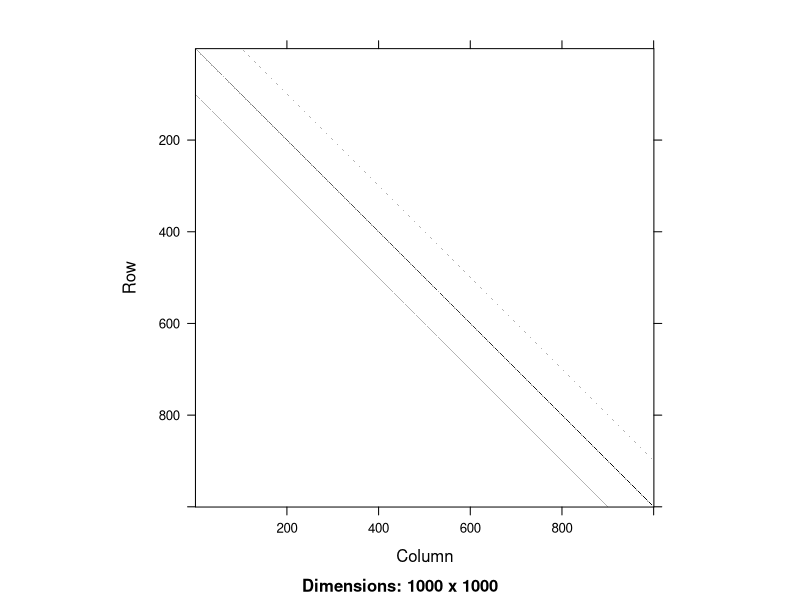

Here is the R script that generated this plot:
## ---- chunk 1
require(Matrix)
require(jpeg)
set.seed(365)
## ---- chunk 2
# Vector norm
vnorm = function(v,p=2) { 
  if ( p =="I") {
    return(max(abs(v)))
  }
  else {
    return(sum(abs(v)^p)^(1/p))
  }
}
## ---- chunk 3
# Solves Ax = b iteratively using the Jacobi Method
# m is the maximum number of iterations: default m = 25
# p is the p value of the matrix norm
# tol is the stopping tolerance (using the relative residual norm on the backward error)
jacobi = function(A,b,m=25,x = rep(0,n),p=2,tol=0.5*10^(-6),history=FALSE) {
  n = length(b)
  if (history) {
    hist = matrix(NA,nrow=length(b),ncol=(m+1))
    hist[,1] = x
  }
  d = diag(A)
  R = A
  R[cbind((1:n),(1:n))] = 0  # allows for r to be sparse  
  steps=0
  for (j in 1:m) {
    x = (b - R %*% x)/d 
    steps = steps+1
    if (history) {hist[,(j+1)] = as.matrix(x)}
    if (vnorm(b-A%*%x,p) <= vnorm(b,p)*tol) break 
  }
  if (history) return(list(x=x,iterations=steps,history = hist[,1:(steps+1)]))
  else return(list(x=x,steps=steps))
}
## ---- chunk 4
GaussSeidel = function(A,b,m=25,x = rep(0,n),p=2,tol=0.5*10^(-6),history=FALSE) {
  n = length(b)
  if (history) {
    hist = matrix(NA,nrow=length(b),ncol=(m+1))
    hist[,1] = x
  }
  d = diag(A)
  L = A
  U = A
  U[lower.tri(A,diag=TRUE)] = 0  # U is the upper triangular part of A
  L[upper.tri(A,diag=TRUE)] = 0  # L is the lower triangular part of A 
  steps=0
  for (j in 1:m) {
    bu = b - U %*% x 
    steps = steps+1
    for (i in 1:n){  
      x[i] = (bu[i] - L[i,] %*% x)/d[i]    # successivly update x as we use it.
    }
    if (history) {hist[,(j+1)] = as.matrix(x)}
    if (vnorm(b-A%*%x,p) <= vnorm(b,p)*tol) break 
  }
  if (history) return(list(x=x,iterations=steps,history = hist[,1:(steps+1)]))
  else return(list(x=x,steps=steps))
}
## ---- chunk 5
print(rbind(c(5,11,0,0,0),c(1,3,12,0,0),c(0,2,5,13,0),c(0,0,3,4,14),c(0,0,0,4,4)))
## ---- chunk 6
ThreeBanded=function(n,offset){
  spMatrix(n,n,i=c(1:n,1:(n-1),2:n,(offset+1):n,1:(n-offset)),j=c(1:n,2:n,1:(n-1),1:(n-offset),(offset+1):n),x=c(.5+sqrt(1:n),rep(1,(2*(2*n-1-offset)))))
}
n=1000
A=ThreeBanded(n,100)
## ---- chunk 7
image(A)
## ---- chunk 8
my.solve.diagonal <- function(d,b){
  # Solve the system D x = b
  # The full matrix D is not provided. Instead, we have d,
  #    which is a vector (not a matrix) containing the diagonal 
  #    entries of D.  This allows us to avoid storing lots of zeros. 
  
  # You add code here building x from d and b.
  return(x)
} 

# x <- my.solve.diagonal(c(2,3,-0.5),c(3,6,5))
# print(x)
## ---- chunk 9
my.solve.uppertri <- function(U,b){
  # Solve the system Ux = b
  # assume that U is a full matrix with zeros below the diagonal. 
  
  # You add code here building x using U and b.

  return(x)
} 
# U <- cbind(c(2,0,0),c(1,3,0),c(-1,2,-0.5))
# x <- my.solve.uppertri(U,c(3,7,5))
# print(x)

## ---- chunk 10
my.solve.lowertri <- function(L,b){
  # Solve the system Lx = b
  # assume that L is a full matrix with zeros above the diagonal. 
  
  # You add code here building x using L and b.
  return(x)
} 

# L <- cbind(c(2,0,-1),c(0,3,3),c(0,0,-0.5))
# x <- my.solve.lowertri(L,c(4,6,5))
# print(x)

## ---- chunk 11
my.solve.orthogonal <- function(Q,b){
  # Solve the system Qx = b
  # assume that Q is a full orthogonal matrix 
  
  # You add code here building x using Q and b.
  return(x)
} 

# Q <- cbind(c(-1,8,4),c(8,-1,4),c(4,4,-7))/9
# x <- my.solve.orthogonal(Q,c(3,6,9))
# print(x)


## ---- chunk 12
my.solve.permutation <- function(p,b){
  # Solve the system P x = b
  # note: a full matrix P is not provided.  Instead we have 
  #    a vector of integers called p.  This gives the position of the 1 in each row.  
  # for example, if p = (2,3,1,4), ... 
  #   then P = rbind(c(0,1,0,0),c(0,0,1,0),c(1,0,0,0),c(0,0,0,1)). 
  
  # You add code here building x such that Px=b.
  return(x)
} 

# p <- c(2,4,1,3)
# x <- my.solve.permutation(p,c(3,6,5,1))
# print(x)

